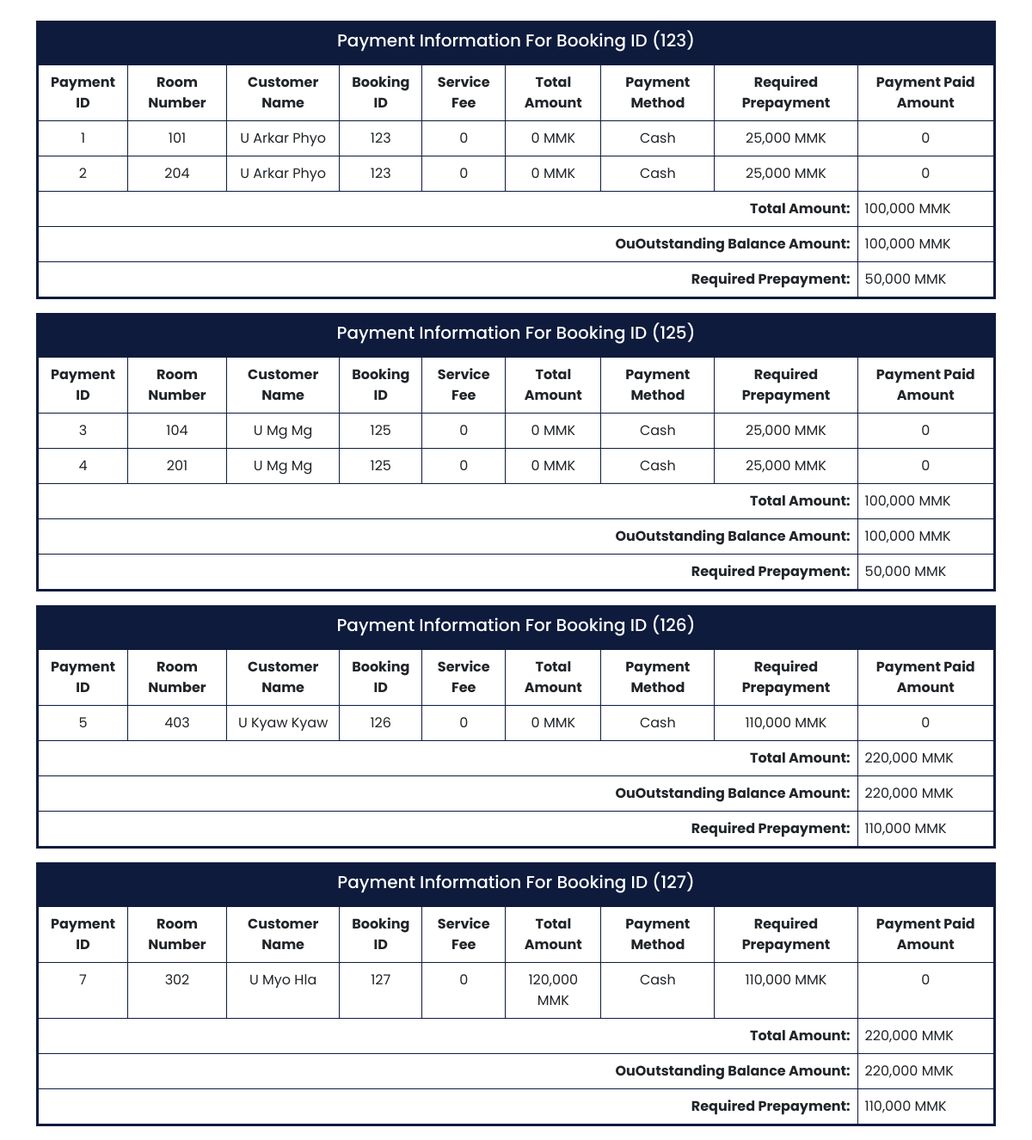
Screenshot of /admin/payment.php with the database file from the repository.
### tables this page shows
CREATE TABLE `payment_info` (
  `id` int(11) NOT NULL,
  `booking_id` int(11) NOT NULL,
  `room_id` int(11) NOT NULL,
  `service_fee_id` int(11) NOT NULL,
  `total_amount` int(11) NOT NULL DEFAULT 0,
  `payment_type` int(11) NOT NULL,
  `prepayment_required_amount` int(11) NOT NULL DEFAULT 0,
  `paid_amount` int(11) NOT NULL DEFAULT 0
);

CREATE TABLE `room` (
  `id` int(30) NOT NULL,
  `booking_id` int(11) NOT NULL,
  `room_number` int(11) DEFAULT NULL,
  `type` varchar(50) NOT NULL,
  `bedding` varchar(50) NOT NULL,
  `duration` int(11) NOT NULL DEFAULT 0,
  `capacity` int(11) NOT NULL,
  `extra_bed` int(11) NOT NULL DEFAULT 0,
  `status` int(3) NOT NULL DEFAULT 0,
  `price` int(11) NOT NULL
);

CREATE TABLE `roombook` (
  `id` int(10) NOT NULL,
  `Name` varchar(50) NOT NULL,
  `National` varchar(50) NOT NULL,
  `Phone` varchar(30) NOT NULL,
  `RoomNos` longtext NOT NULL CHECK (json_valid(`RoomNos`)),
  `RoomType` varchar(30) NOT NULL,
  `Bed` varchar(30) NOT NULL,
  `NoofRoom` varchar(30) NOT NULL,
  `Breakfast` tinyint(1) NOT NULL DEFAULT 0,
  `cin` date NOT NULL,
  `cout` date NOT NULL,
  `nodays` int(50) NOT NULL,
  `stat` int(3) NOT NULL
);

CREATE TABLE `payment_type` (
  `id` int(11) NOT NULL,
  `name` varchar(255) NOT NULL,
  `code` text NOT NULL,
  `description` text NOT NULL
);

### admin/payment.php (the view, shortened to what this page needs)
<?php
    include '../config.php';
?>
<!DOCTYPE html>
<html lang="en">
<head>
    <link href="../dist/bootstrap/css/bootstrap.min.css" rel="stylesheet">
    <link rel="stylesheet" href="../dist/font-awesome/css/all.min.css"/>
	<link rel="stylesheet" href="css/roombook.css">
</head>
<body>
<div class="container mt-4 p-10">
    <?php
        $confirmedBookingSQL = "SELECT * FROM payment_info GROUP BY booking_id;";
        $confirmedBookingExecute = mysqli_query($conn, $confirmedBookingSQL);
        while($confirmBookingRow = mysqli_fetch_assoc($confirmedBookingExecute)){
    ?>
    <table style="border: 3px solid #0e1b3d;" class="table table-bordered ">
        <thead class="thead-dark">
            <tr>
                <th scope="col" colspan="11" class="text-center" style="background-color: #0e1b3d; color: #ffffff;">
                    <h5>Payment Information For Booking ID (<?php echo $confirmBookingRow['booking_id']; ?>)</h5>
                </th>
            <tr>
            <tr class="text-center">
                <th scope="col">Payment ID</th>
                <th scope="col">Room Number</th>
                <th scope="col">Customer Name</th>
                <th scope="col">Booking ID</th>
                <th scope="col">Service Fee</th>
                <th scope="col">Total Amount</th>
                <th scope="col">Payment Method</th>
                <th scope="col">Required Prepayment</th>
                <th scope="col">Payment Paid Amount</th>
            </tr>
        </thead>
        <tbody>
            <?php
            $paymentSql = "SELECT * FROM payment_info WHERE booking_id = {$confirmBookingRow['booking_id']}";
            $paymentResult = mysqli_query($conn, $paymentSql);
            $netTotalAmount = 0;
            $prepayRequiredTotalAmount = 0;
            while ($row = mysqli_fetch_assoc($paymentResult)) {
                $netTotalAmount += $row['total_amount'];
                $prepayRequiredTotalAmount += $row['total_amount'] * 0.5;
                echo "<tr class='text-center'>";
                        echo "<td>{$row['id']}</td>";
                    $roomSql = "SELECT * FROM room WHERE id = {$row['room_id']}";
                    $roomResult = mysqli_query($conn, $roomSql);
                    $roomRow = mysqli_fetch_assoc($roomResult);
                        echo "<td>{$roomRow['room_number']}</td>";
                    $bookingSql = "SELECT * FROM roombook WHERE id = {$row['booking_id']}";
                    $bookingResult = mysqli_query($conn, $bookingSql);
                    $bookingRow = mysqli_fetch_assoc($bookingResult);
                        echo "<td>{$bookingRow['Name']}</td>";
                        echo "<td>{$row['booking_id']}</td>";
                    $serviceSql = "SELECT COALESCE(SUM(price), 0) AS total_service_fee FROM service_fee WHERE id = {$row['service_fee_id']}";
                    $serviceResult = mysqli_query($conn, $serviceSql);
                    $serviceRow = mysqli_fetch_assoc($serviceResult);
                        echo "<td>{$serviceRow['total_service_fee']}</td>";
                    $extrabedSql = "SELECT COALESCE(SUM(price), 0) AS price FROM bedtype WHERE id = {$roomRow['extra_bed']}";
                    $extrabedResult = mysqli_query($conn, $extrabedSql);
                    $extrabedRow = mysqli_fetch_assoc($extrabedResult);
                        echo "<td>".number_format(($roomRow['price'] + $extrabedRow['price']) * $roomRow['duration'], 0)." MMK</td>";
                    $paymentType = "SELECT * FROM payment_type WHERE id = {$row['payment_type']}";
                    $paymentTypeResult = mysqli_query($conn, $paymentType);
                    $paymentTypeRow = mysqli_fetch_assoc($paymentTypeResult);
                        echo "<td>{$paymentTypeRow['name']}</td>";
                        echo "<td>".number_format($row['total_amount'] * 0.5, 0)." MMK</td>";
                        echo "<td>{$row['paid_amount']}</td>";
                echo "</tr>";
            }
            ?>
        </tbody>
        <tfoot>
            <tr>
                <td colspan="8" class="text-end"><strong>Total Amount:</strong></td>
                <td><?= number_format($netTotalAmount, 0) ?> MMK</td>
            </tr>
            <tr>
                <td colspan="8" class="text-end"><strong>OuOutstanding Balance Amount:</strong></td>
                <td><?= number_format($netTotalAmount, 0) ?> MMK</td>
            </tr>
            <tr>
                <td colspan="8" class="text-end"><strong>Required Prepayment:</strong></td>
                <td><?= number_format($prepayRequiredTotalAmount, 0) ?> MMK</td>
            </tr>
        </tfoot>
    </table>
    <?php
        }
    ?>
</div>
</body>
</html>

### admin/css/roombook.css (style rules this page uses)
:root { --bg-text-shadow: 0 2px 4px rgb(13 0 77 / 8%), 0 3px 6px rgb(13 0 77 / 8%), 0 8px 16px rgb(13 0 77 / 8%); --bg-box-shadow: 0px 0px 20px 6px rgba(26, 30, 164, 0.31); }
body { background-color: #ffff; }
* { margin: 0; padding: 0; font-family: 'Poppins', sans-serif; }

### rows the page displays
payment_info: booking "123", id "1", room.room_number "101", roombook.Name "U Arkar Phyo", total_service_fee "0", room.duration "0", payment_type.name "Cash", $row['total_amount']*0.5 "25,000", paid_amount "0", netTotalAmount "100,000", prepayRequiredTotalAmount "50,000"
payment_info: id "2", room.room_number "204", roombook.Name "U Arkar Phyo", booking "123", total_service_fee "0", room.duration "0", payment_type.name "Cash", $row['total_amount']*0.5 "25,000", paid_amount "0"
payment_info: booking "125", id "3", room.room_number "104", roombook.Name "U Mg Mg", total_service_fee "0", room.duration "0", payment_type.name "Cash", $row['total_amount']*0.5 "25,000", paid_amount "0", netTotalAmount "100,000", prepayRequiredTotalAmount "50,000"
payment_info: id "4", room.room_number "201", roombook.Name "U Mg Mg", booking "125", total_service_fee "0", room.duration "0", payment_type.name "Cash", $row['total_amount']*0.5 "25,000", paid_amount "0"
payment_info: booking "126", id "5", room.room_number "403", roombook.Name "U Kyaw Kyaw", total_service_fee "0", room.duration "0", payment_type.name "Cash", $row['total_amount']*0.5 "110,000", paid_amount "0", netTotalAmount "220,000", prepayRequiredTotalAmount "110,000"
payment_info: booking "127", id "7", room.room_number "302", roombook.Name "U Myo Hla", total_service_fee "0", duration "120,000", payment_type.name "Cash", $row['total_amount']*0.5 "110,000", paid_amount "0", netTotalAmount "220,000", prepayRequiredTotalAmount "110,000"
